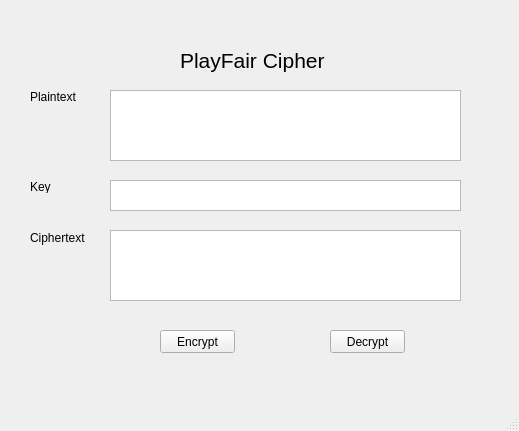
<?xml version="1.0" encoding="UTF-8"?>
<ui version="4.0">
 <class>MainWindow</class>
 <widget class="QMainWindow" name="MainWindow">
  <property name="geometry">
   <rect>
    <x>0</x>
    <y>0</y>
    <width>519</width>
    <height>431</height>
   </rect>
  </property>
  <property name="windowTitle">
   <string>PlayFair Cipher</string>
  </property>
  <widget class="QWidget" name="centralwidget">
   <widget class="QLabel" name="label_4">
    <property name="geometry">
     <rect>
      <x>30</x>
      <y>230</y>
      <width>61</width>
      <height>16</height>
     </rect>
    </property>
    <property name="text">
     <string>Ciphertext</string>
    </property>
   </widget>
   <widget class="QLabel" name="label_2">
    <property name="geometry">
     <rect>
      <x>30</x>
      <y>90</y>
      <width>47</width>
      <height>13</height>
     </rect>
    </property>
    <property name="text">
     <string>Plaintext</string>
    </property>
   </widget>
   <widget class="QPlainTextEdit" name="txt_plain_text">
    <property name="geometry">
     <rect>
      <x>110</x>
      <y>90</y>
      <width>351</width>
      <height>71</height>
     </rect>
    </property>
   </widget>
   <widget class="QTextEdit" name="txt_key">
    <property name="geometry">
     <rect>
      <x>110</x>
      <y>180</y>
      <width>351</width>
      <height>31</height>
     </rect>
    </property>
   </widget>
   <widget class="QLabel" name="label">
    <property name="geometry">
     <rect>
      <x>180</x>
      <y>30</y>
      <width>171</width>
      <height>61</height>
     </rect>
    </property>
    <property name="font">
     <font>
      <pointsize>16</pointsize>
     </font>
    </property>
    <property name="contextMenuPolicy">
     <enum>Qt::ActionsContextMenu</enum>
    </property>
    <property name="text">
     <string>PlayFair Cipher</string>
    </property>
   </widget>
   <widget class="QPushButton" name="btn_decrypt">
    <property name="geometry">
     <rect>
      <x>330</x>
      <y>330</y>
      <width>75</width>
      <height>23</height>
     </rect>
    </property>
    <property name="text">
     <string>Decrypt</string>
    </property>
   </widget>
   <widget class="QLabel" name="label_3">
    <property name="geometry">
     <rect>
      <x>30</x>
      <y>180</y>
      <width>47</width>
      <height>13</height>
     </rect>
    </property>
    <property name="text">
     <string>Key</string>
    </property>
   </widget>
   <widget class="QPushButton" name="btn_encrypt">
    <property name="geometry">
     <rect>
      <x>160</x>
      <y>330</y>
      <width>75</width>
      <height>23</height>
     </rect>
    </property>
    <property name="text">
     <string>Encrypt</string>
    </property>
   </widget>
   <widget class="QPlainTextEdit" name="txt_cipher_text">
    <property name="geometry">
     <rect>
      <x>110</x>
      <y>230</y>
      <width>351</width>
      <height>71</height>
     </rect>
    </property>
   </widget>
  </widget>
  <widget class="QMenuBar" name="menubar">
   <property name="geometry">
    <rect>
     <x>0</x>
     <y>0</y>
     <width>519</width>
     <height>21</height>
    </rect>
   </property>
  </widget>
  <widget class="QStatusBar" name="statusbar"/>
 </widget>
 <resources/>
 <connections/>
</ui>
